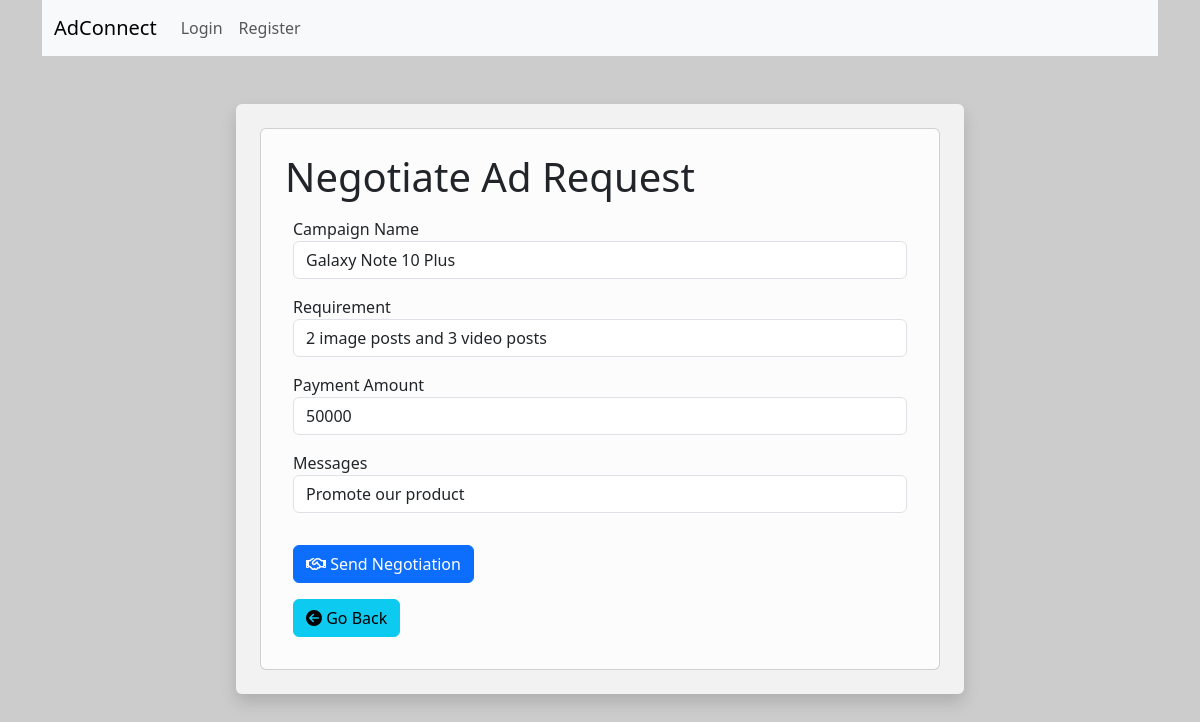
Page /influencer/2/negotiate_ad_request_influencer/1 on the committed database.
### models.py (models this page shows)
class Campaign(db.Model):
    __tablename__ = 'campaigns'
    id = db.Column(db.Integer, primary_key=True)
    name = db.Column(db.String(256), nullable=False)
    description = db.Column(db.Text)
    start_date = db.Column(db.Date)
    end_date = db.Column(db.Date)
    budget = db.Column(db.Float)
    visibility = db.Column(db.String(64))  # Could be 'public' or 'private'
    goals = db.Column(db.Text)
    payment_amount = db.Column(db.Float, nullable=False)
    requirements = db.Column(db.String, nullable=False)
    sponsor_id = db.Column(db.Integer, db.ForeignKey('sponsors.id'))
    sponsor = db.relationship('Sponsor', back_populates='campaigns')
    ad_requests = db.relationship('AdRequest', back_populates='campaign')

class AdRequest(db.Model):
    __tablename__ = 'ad_requests'
    id = db.Column(db.Integer, primary_key=True)
    campaign_id = db.Column(db.Integer, db.ForeignKey('campaigns.id'))
    influencer_id = db.Column(db.Integer, db.ForeignKey('influencers.id'))
    sponsor_id = db.Column(db.Integer, db.ForeignKey('sponsors.id'))
    messages = db.Column(db.Text)
    requirements = db.Column(db.Text)
    payment_amount = db.Column(db.Integer)
    status = db.Column(db.String(64), nullable=False, default='Pending')  # Could be 'Pending', 'Accepted', 'Rejected'
    sponsor_accepted = db.Column(db.Boolean, default=None)
    influencer_accepted = db.Column(db.Boolean, default=None)
    payment_status = db.Column(db.Boolean, default=False)
    campaign = db.relationship('Campaign', back_populates='ad_requests')
    influencer = db.relationship('Influencer', back_populates='ad_requests')
    sponsor = db.relationship('Sponsor', back_populates='ad_requests')

### routes.py (the view)
@app.route("/influencer/<int:influencer_id>/negotiate_ad_request_influencer/<int:ad_request_id>")
def negotiate_ad_request_influencer(influencer_id,ad_request_id):
    influencer = Influencer.query.get(influencer_id)
    if not influencer:
        flash("Error : Influencer does not exist")
        return redirect(url_for('influencer_home'))
    ad_request = AdRequest.query.get(ad_request_id)
    if not ad_request:
        flash("Error : Ad Request does not exist")
        return redirect(url_for('influencer_home'))
    return render_template("/influencer/negotiate_ad_request.html", influencer=influencer,ad_request=ad_request)

### templates/influencer/negotiate_ad_request.html (shortened to what this page needs)
{% extends 'layout.html' %}
{% block content %}
    <div class="container d-flex justify-content-center align-items-center mt-5">
        <div class="col-md-8 d-inline-block p-4 bg-white bg-opacity-75 rounded shadow">
            <div class="card p-4 bg-white bg-opacity-75">
                <h1 class="card-title">Negotiate Ad Request</h1>
                <form action="{{  url_for('negotiate_ad_request_influencer_post',influencer_id = influencer.id, ad_request_id = ad_request.id)  }}" method="POST">
                    <div class="form-group p-2">
                        <label for="campaign_name" class="card-text">Campaign Name</label>
                        <input type="text" name="campaign_name" class="form-control" value="{{ad_request.campaign.name}}" readonly>
                    </div>
                    <div class="form-group p-2">
                        <label for="requirement" class="card-text">Requirement</label>
                        <input type="text" name="requirement" class="form-control" value="{{ad_request.requirements}}" readonly>
                    </div>
                    <div class="form-group p-2">
                        <label for="payment_amount" class="card-text">Payment Amount</label>
                        <input type="text" name="payment_amount" class="form-control" value="{{ad_request.payment_amount}}" readonly>
                    </div>
                    <div class="form-group p-2">
                        <label for="messages" class="card-text">Messages</label>
                        <input type="text" name="messages" class="form-control" value="{{ad_request.messages}}">
                    </div>
                    <div class="form-group mt-3 p-2">
                        <button type="submit" class="btn btn-primary"><i class="fa-regular fa-handshake"></i> Send Negotiation</button>
                    </div>
                </form>
                <div class="form-group p-2">
                    <a href="{{ url_for('influencer_home') }}" class="btn btn-info"><i class="fa fa-arrow-circle-left"></i> Go Back</a>
                </div>
            </div>
        </div>
    </div>
{% endblock %}

### templates/layout.html (style rules this page uses)
body { background-image: url('https://picsum.photos/1920/1080'); background-size: cover; background-repeat: no-repeat; background-attachment: fixed; }

### rows in the picture
Campaign: campaign_name "Galaxy Note 10 Plus"
AdRequest: requirement "2 image posts and 3 video posts", payment_amount "50000", messages "Promote our product"
